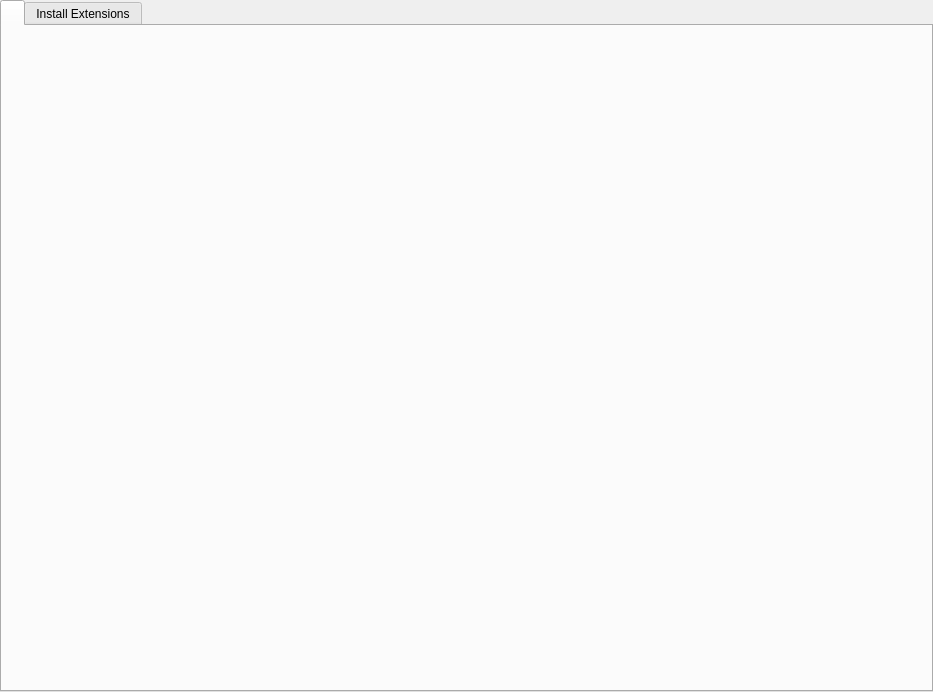
<?xml version="1.0" encoding="UTF-8"?>
<ui version="4.0">
 <class>qSlicerExtensionsManagerWidget</class>
 <widget class="QWidget" name="qSlicerExtensionsManagerWidget">
  <property name="geometry">
   <rect>
    <x>0</x>
    <y>0</y>
    <width>933</width>
    <height>692</height>
   </rect>
  </property>
  <property name="windowTitle">
   <string>Extensions Manager</string>
  </property>
  <layout class="QVBoxLayout" name="verticalLayout_2">
   <property name="margin">
    <number>0</number>
   </property>
   <item>
    <widget class="QTabWidget" name="tabWidget">
     <property name="currentIndex">
      <number>2</number>
     </property>
     <property name="iconSize">
      <size>
       <width>24</width>
       <height>24</height>
      </size>
     </property>
     <widget class="QWidget" name="ManageExtensionsTab">
      <attribute name="icon">
       <iconset resource="../qSlicerBaseQTGUI.qrc">
        <normaloff>:/Icons/Extension.png</normaloff>:/Icons/Extension.png</iconset>
      </attribute>
      <attribute name="title">
       <string/>
      </attribute>
      <layout class="QVBoxLayout" name="verticalLayout">
       <property name="margin">
        <number>0</number>
       </property>
       <item>
        <widget class="QStackedWidget" name="ManageExtensionsPager">
         <widget class="qSlicerExtensionsLocalWidget" name="ExtensionsLocalWidget"/>
        </widget>
       </item>
      </layout>
     </widget>
     <widget class="QWidget" name="InstallExtensionsTab">
      <attribute name="icon">
       <iconset resource="../qSlicerBaseQTGUI.qrc">
        <normaloff>:/Icons/DownloadExtension.png</normaloff>:/Icons/DownloadExtension.png</iconset>
      </attribute>
      <attribute name="title">
       <string>Install Extensions</string>
      </attribute>
      <layout class="QVBoxLayout" name="InstallExtensionsTabLayout">
       <property name="margin">
        <number>0</number>
       </property>
      </layout>
     </widget>
    </widget>
   </item>
  </layout>
 </widget>
 <customwidgets>
  <customwidget>
   <class>qSlicerExtensionsLocalWidget</class>
   <extends>QWidget</extends>
   <header>qSlicerExtensionsLocalWidget.h</header>
   <container>1</container>
  </customwidget>
 </customwidgets>
 <resources>
  <include location="../qSlicerBaseQTGUI.qrc"/>
 </resources>
 <connections/>
</ui>
